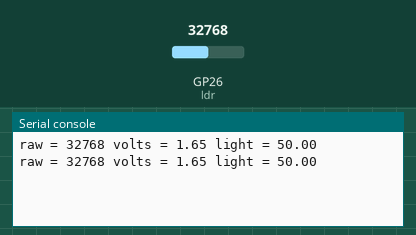
Simulated run of this program. Board: Raspberry Pi Pico running CircuitPython. Shown: the last lines printed to the serial console. The inputs (shaded band) are chosen by the test bench; at power-on: GP26 (ldr) = 32768 (analog values on the 0–65535 scale).

Above: at 1.2 s.
1.3 s: GP26 (ldr) set to 7864
At 2.8 s:
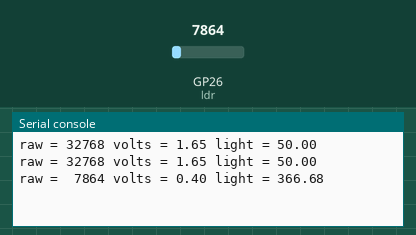
3.5 s: GP26 (ldr) set to 19660
At 4.4 s:
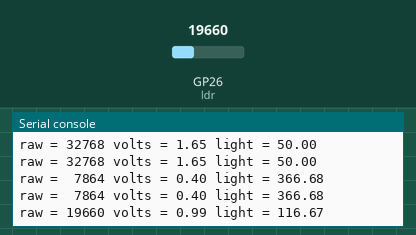

The program:

10_ldr_lux.py
```python
'''
Light Dependent Resistor (LDR)
Convert it into Lux
'''
import time
import board
import analogio

ldr = analogio.AnalogIn(board.GP26)
R = 10000                       # ohm resistance value

def get_voltage(raw):
    return (raw * 3.3) / 65536

def rtolux (rawval):
    vout = get_voltage(rawval)
    RLDR = (vout*R)/(3.3-vout)
    lux = 500/(RLDR/1000)       # Conversion resitance to lumen
    return lux

while True:
    raw = ldr.value
    volts = get_voltage(raw)
    luxval = rtolux(raw)
    print("raw = {:5d} volts = {:.2f} light = {:.2f}".format(raw, volts, luxval))
    time.sleep(1)
```

Measured:
- after the input at 1.3 s, the serial console: prints a new line after 0.70 s (image 1)
- after the input at 3.5 s, the serial console: prints a new line after 0.50 s (image 2)
